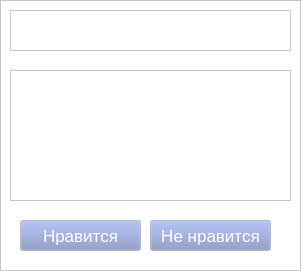
        <widget class="QFrame" name="frame_city_5">
         <property name="sizePolicy">
          <sizepolicy hsizetype="Fixed" vsizetype="Fixed">
           <horstretch>0</horstretch>
           <verstretch>0</verstretch>
          </sizepolicy>
         </property>
         <property name="minimumSize">
          <size>
           <width>301</width>
           <height>271</height>
          </size>
         </property>
         <property name="palette">
          <palette>
           <active>
            <colorrole role="Midlight">
             <brush brushstyle="SolidPattern">
              <color alpha="255">
               <red>239</red>
               <green>239</green>
               <blue>239</blue>
              </color>
             </brush>
            </colorrole>
            <colorrole role="Base">
             <brush brushstyle="SolidPattern">
              <color alpha="255">
               <red>255</red>
               <green>255</green>
               <blue>255</blue>
              </color>
             </brush>
            </colorrole>
            <colorrole role="Window">
             <brush brushstyle="SolidPattern">
              <color alpha="255">
               <red>255</red>
               <green>255</green>
               <blue>255</blue>
              </color>
             </brush>
            </colorrole>
           </active>
           <inactive>
            <colorrole role="Midlight">
             <brush brushstyle="SolidPattern">
              <color alpha="255">
               <red>239</red>
               <green>239</green>
               <blue>239</blue>
              </color>
             </brush>
            </colorrole>
            <colorrole role="Base">
             <brush brushstyle="SolidPattern">
              <color alpha="255">
               <red>255</red>
               <green>255</green>
               <blue>255</blue>
              </color>
             </brush>
            </colorrole>
            <colorrole role="Window">
             <brush brushstyle="SolidPattern">
              <color alpha="255">
               <red>255</red>
               <green>255</green>
               <blue>255</blue>
              </color>
             </brush>
            </colorrole>
           </inactive>
           <disabled>
            <colorrole role="Midlight">
             <brush brushstyle="SolidPattern">
              <color alpha="255">
               <red>239</red>
               <green>239</green>
               <blue>239</blue>
              </color>
             </brush>
            </colorrole>
            <colorrole role="Base">
             <brush brushstyle="SolidPattern">
              <color alpha="255">
               <red>255</red>
               <green>255</green>
               <blue>255</blue>
              </color>
             </brush>
            </colorrole>
            <colorrole role="Window">
             <brush brushstyle="SolidPattern">
              <color alpha="255">
               <red>255</red>
               <green>255</green>
               <blue>255</blue>
              </color>
             </brush>
            </colorrole>
           </disabled>
          </palette>
         </property>
         <property name="autoFillBackground">
          <bool>true</bool>
         </property>
         <property name="frameShape">
          <enum>QFrame::StyledPanel</enum>
         </property>
         <property name="frameShadow">
          <enum>QFrame::Raised</enum>
         </property>
         <widget class="QLabel" name="name_5">
          <property name="geometry">
           <rect>
            <x>10</x>
            <y>10</y>
            <width>281</width>
            <height>41</height>
           </rect>
          </property>
          <property name="palette">
           <palette>
            <active>
             <colorrole role="WindowText">
              <brush brushstyle="SolidPattern">
               <color alpha="255">
                <red>84</red>
                <green>88</green>
                <blue>133</blue>
               </color>
              </brush>
             </colorrole>
             <colorrole role="Text">
              <brush brushstyle="SolidPattern">
               <color alpha="255">
                <red>84</red>
                <green>88</green>
                <blue>133</blue>
               </color>
              </brush>
             </colorrole>
             <colorrole role="PlaceholderText">
              <brush brushstyle="SolidPattern">
               <color alpha="128">
                <red>84</red>
                <green>88</green>
                <blue>133</blue>
               </color>
              </brush>
             </colorrole>
            </active>
            <inactive>
             <colorrole role="WindowText">
              <brush brushstyle="SolidPattern">
               <color alpha="255">
                <red>84</red>
                <green>88</green>
                <blue>133</blue>
               </color>
              </brush>
             </colorrole>
             <colorrole role="Text">
              <brush brushstyle="SolidPattern">
               <color alpha="255">
                <red>84</red>
                <green>88</green>
                <blue>133</blue>
               </color>
              </brush>
             </colorrole>
             <colorrole role="PlaceholderText">
              <brush brushstyle="SolidPattern">
               <color alpha="128">
                <red>84</red>
                <green>88</green>
                <blue>133</blue>
               </color>
              </brush>
             </colorrole>
            </inactive>
            <disabled>
             <colorrole role="WindowText">
              <brush brushstyle="SolidPattern">
               <color alpha="255">
                <red>190</red>
                <green>190</green>
                <blue>190</blue>
               </color>
              </brush>
             </colorrole>
             <colorrole role="Text">
              <brush brushstyle="SolidPattern">
               <color alpha="255">
                <red>190</red>
                <green>190</green>
                <blue>190</blue>
               </color>
              </brush>
             </colorrole>
             <colorrole role="PlaceholderText">
              <brush brushstyle="SolidPattern">
               <color alpha="128">
                <red>0</red>
                <green>0</green>
                <blue>0</blue>
               </color>
              </brush>
             </colorrole>
            </disabled>
           </palette>
          </property>
          <property name="font">
           <font>
            <pointsize>13</pointsize>
            <weight>75</weight>
            <bold>true</bold>
           </font>
          </property>
          <property name="layoutDirection">
           <enum>Qt::LeftToRight</enum>
          </property>
          <property name="frameShape">
           <enum>QFrame::StyledPanel</enum>
          </property>
          <property name="lineWidth">
           <number>2</number>
          </property>
          <property name="text">
           <string/>
          </property>
          <property name="alignment">
           <set>Qt::AlignCenter</set>
          </property>
         </widget>
         <widget class="QTextBrowser" name="properties_5">
          <property name="geometry">
           <rect>
            <x>10</x>
            <y>70</y>
            <width>281</width>
            <height>131</height>
           </rect>
          </property>
          <property name="palette">
           <palette>
            <active>
             <colorrole role="Text">
              <brush brushstyle="SolidPattern">
               <color alpha="255">
                <red>84</red>
                <green>88</green>
                <blue>133</blue>
               </color>
              </brush>
             </colorrole>
             <colorrole role="PlaceholderText">
              <brush brushstyle="SolidPattern">
               <color alpha="128">
                <red>84</red>
                <green>88</green>
                <blue>133</blue>
               </color>
              </brush>
             </colorrole>
            </active>
            <inactive>
             <colorrole role="Text">
              <brush brushstyle="SolidPattern">
               <color alpha="255">
                <red>84</red>
                <green>88</green>
                <blue>133</blue>
               </color>
              </brush>
             </colorrole>
             <colorrole role="PlaceholderText">
              <brush brushstyle="SolidPattern">
               <color alpha="128">
                <red>84</red>
                <green>88</green>
                <blue>133</blue>
               </color>
              </brush>
             </colorrole>
            </inactive>
            <disabled>
             <colorrole role="Text">
              <brush brushstyle="SolidPattern">
               <color alpha="255">
                <red>190</red>
                <green>190</green>
                <blue>190</blue>
               </color>
              </brush>
             </colorrole>
             <colorrole role="PlaceholderText">
              <brush brushstyle="SolidPattern">
               <color alpha="128">
                <red>0</red>
                <green>0</green>
                <blue>0</blue>
               </color>
              </brush>
             </colorrole>
            </disabled>
           </palette>
          </property>
          <property name="font">
           <font>
            <pointsize>13</pointsize>
           </font>
          </property>
         </widget>
         <widget class="QPushButton" name="btn_like_5">
          <property name="geometry">
           <rect>
            <x>20</x>
            <y>220</y>
            <width>121</width>
            <height>31</height>
           </rect>
          </property>
          <property name="palette">
           <palette>
            <active>
             <colorrole role="WindowText">
              <brush brushstyle="SolidPattern">
               <color alpha="255">
                <red>0</red>
                <green>0</green>
                <blue>0</blue>
               </color>
              </brush>
             </colorrole>
             <colorrole role="Button">
              <brush brushstyle="SolidPattern">
               <color alpha="255">
                <red>127</red>
                <green>144</green>
                <blue>196</blue>
               </color>
              </brush>
             </colorrole>
             <colorrole role="Text">
              <brush brushstyle="SolidPattern">
               <color alpha="255">
                <red>255</red>
                <green>255</green>
                <blue>255</blue>
               </color>
              </brush>
             </colorrole>
             <colorrole role="ButtonText">
              <brush brushstyle="SolidPattern">
               <color alpha="255">
                <red>255</red>
                <green>255</green>
                <blue>255</blue>
               </color>
              </brush>
             </colorrole>
             <colorrole role="PlaceholderText">
              <brush brushstyle="SolidPattern">
               <color alpha="128">
                <red>255</red>
                <green>255</green>
                <blue>255</blue>
               </color>
              </brush>
             </colorrole>
            </active>
            <inactive>
             <colorrole role="WindowText">
              <brush brushstyle="SolidPattern">
               <color alpha="255">
                <red>0</red>
                <green>0</green>
                <blue>0</blue>
               </color>
              </brush>
             </colorrole>
             <colorrole role="Button">
              <brush brushstyle="SolidPattern">
               <color alpha="255">
                <red>127</red>
                <green>144</green>
                <blue>196</blue>
               </color>
              </brush>
             </colorrole>
             <colorrole role="Text">
              <brush brushstyle="SolidPattern">
               <color alpha="255">
                <red>255</red>
                <green>255</green>
                <blue>255</blue>
               </color>
              </brush>
             </colorrole>
             <colorrole role="ButtonText">
              <brush brushstyle="SolidPattern">
               <color alpha="255">
                <red>255</red>
                <green>255</green>
                <blue>255</blue>
               </color>
              </brush>
             </colorrole>
             <colorrole role="PlaceholderText">
              <brush brushstyle="SolidPattern">
               <color alpha="128">
                <red>255</red>
                <green>255</green>
                <blue>255</blue>
               </color>
              </brush>
             </colorrole>
            </inactive>
            <disabled>
             <colorrole role="WindowText">
              <brush brushstyle="SolidPattern">
               <color alpha="255">
                <red>190</red>
                <green>190</green>
                <blue>190</blue>
               </color>
              </brush>
             </colorrole>
             <colorrole role="Button">
              <brush brushstyle="SolidPattern">
               <color alpha="255">
                <red>127</red>
                <green>144</green>
                <blue>196</blue>
               </color>
              </brush>
             </colorrole>
             <colorrole role="Text">
              <brush brushstyle="SolidPattern">
               <color alpha="255">
                <red>190</red>
                <green>190</green>
                <blue>190</blue>
               </color>
              </brush>
             </colorrole>
             <colorrole role="ButtonText">
              <brush brushstyle="SolidPattern">
               <color alpha="255">
                <red>190</red>
                <green>190</green>
                <blue>190</blue>
               </color>
              </brush>
             </colorrole>
             <colorrole role="PlaceholderText">
              <brush brushstyle="SolidPattern">
               <color alpha="128">
                <red>0</red>
                <green>0</green>
                <blue>0</blue>
               </color>
              </brush>
             </colorrole>
            </disabled>
           </palette>
          </property>
          <property name="font">
           <font>
            <pointsize>13</pointsize>
            <stylestrategy>PreferDefault</stylestrategy>
           </font>
          </property>
          <property name="text">
           <string>Нравится</string>
          </property>
         </widget>
         <widget class="QPushButton" name="btn_dislike_5">
          <property name="geometry">
           <rect>
            <x>150</x>
            <y>220</y>
            <width>121</width>
            <height>31</height>
           </rect>
          </property>
          <property name="palette">
           <palette>
            <active>
             <colorrole role="WindowText">
              <brush brushstyle="SolidPattern">
               <color alpha="255">
                <red>0</red>
                <green>0</green>
                <blue>0</blue>
               </color>
              </brush>
             </colorrole>
             <colorrole role="Button">
              <brush brushstyle="SolidPattern">
               <color alpha="255">
                <red>127</red>
                <green>144</green>
                <blue>196</blue>
               </color>
              </brush>
             </colorrole>
             <colorrole role="Text">
              <brush brushstyle="SolidPattern">
               <color alpha="255">
                <red>255</red>
                <green>255</green>
                <blue>255</blue>
               </color>
              </brush>
             </colorrole>
             <colorrole role="ButtonText">
              <brush brushstyle="SolidPattern">
               <color alpha="255">
                <red>255</red>
                <green>255</green>
                <blue>255</blue>
               </color>
              </brush>
             </colorrole>
             <colorrole role="PlaceholderText">
              <brush brushstyle="SolidPattern">
               <color alpha="128">
                <red>255</red>
                <green>255</green>
                <blue>255</blue>
               </color>
              </brush>
             </colorrole>
            </active>
            <inactive>
             <colorrole role="WindowText">
              <brush brushstyle="SolidPattern">
               <color alpha="255">
                <red>0</red>
                <green>0</green>
                <blue>0</blue>
               </color>
              </brush>
             </colorrole>
             <colorrole role="Button">
              <brush brushstyle="SolidPattern">
               <color alpha="255">
                <red>127</red>
                <green>144</green>
                <blue>196</blue>
               </color>
              </brush>
             </colorrole>
             <colorrole role="Text">
              <brush brushstyle="SolidPattern">
               <color alpha="255">
                <red>255</red>
                <green>255</green>
                <blue>255</blue>
               </color>
              </brush>
             </colorrole>
             <colorrole role="ButtonText">
              <brush brushstyle="SolidPattern">
               <color alpha="255">
                <red>255</red>
                <green>255</green>
                <blue>255</blue>
               </color>
              </brush>
             </colorrole>
             <colorrole role="PlaceholderText">
              <brush brushstyle="SolidPattern">
               <color alpha="128">
                <red>255</red>
                <green>255</green>
                <blue>255</blue>
               </color>
              </brush>
             </colorrole>
            </inactive>
            <disabled>
             <colorrole role="WindowText">
              <brush brushstyle="SolidPattern">
               <color alpha="255">
                <red>190</red>
                <green>190</green>
                <blue>190</blue>
               </color>
              </brush>
             </colorrole>
             <colorrole role="Button">
              <brush brushstyle="SolidPattern">
               <color alpha="255">
                <red>127</red>
                <green>144</green>
                <blue>196</blue>
               </color>
              </brush>
             </colorrole>
             <colorrole role="Text">
              <brush brushstyle="SolidPattern">
               <color alpha="255">
                <red>190</red>
                <green>190</green>
                <blue>190</blue>
               </color>
              </brush>
             </colorrole>
             <colorrole role="ButtonText">
              <brush brushstyle="SolidPattern">
               <color alpha="255">
                <red>190</red>
                <green>190</green>
                <blue>190</blue>
               </color>
              </brush>
             </colorrole>
             <colorrole role="PlaceholderText">
              <brush brushstyle="SolidPattern">
               <color alpha="128">
                <red>0</red>
                <green>0</green>
                <blue>0</blue>
               </color>
              </brush>
             </colorrole>
            </disabled>
           </palette>
          </property>
          <property name="font">
           <font>
            <pointsize>13</pointsize>
            <stylestrategy>PreferDefault</stylestrategy>
           </font>
          </property>
          <property name="text">
           <string>Не нравится</string>
          </property>
         </widget>
        </widget>
